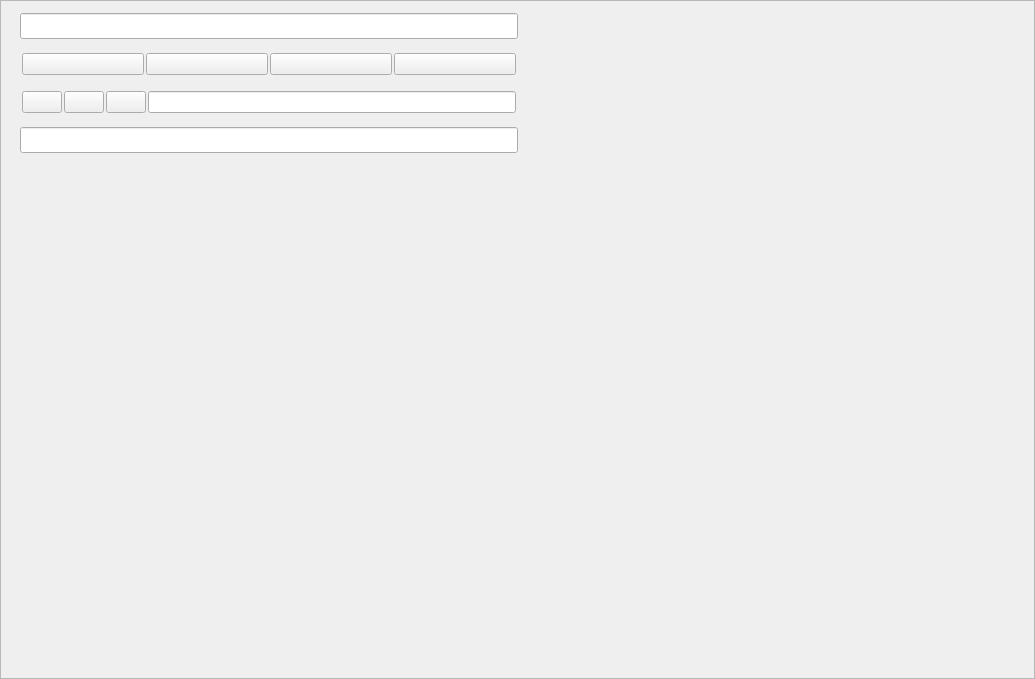
<?xml version="1.0" encoding="UTF-8"?>
<ui version="4.0">
    <class>RaptorOtherPage</class>
    <widget class="QWidget" name="RaptorOtherPage">
        <property name="geometry">
            <rect>
                <x>0</x>
                <y>0</y>
                <width>1035</width>
                <height>679</height>
            </rect>
        </property>
        <property name="windowTitle">
            <string>RaptorOtherPage</string>
        </property>
        <layout class="QVBoxLayout" name="_OtherPageLayout">
            <property name="spacing">
                <number>0</number>
            </property>
            <property name="leftMargin">
                <number>0</number>
            </property>
            <property name="topMargin">
                <number>0</number>
            </property>
            <property name="rightMargin">
                <number>0</number>
            </property>
            <property name="bottomMargin">
                <number>0</number>
            </property>
            <item>
                <widget class="QScrollArea" name="_ScrollArea">
                    <property name="widgetResizable">
                        <bool>true</bool>
                    </property>
                    <widget class="QWidget" name="_Body">
                        <property name="geometry">
                            <rect>
                                <x>0</x>
                                <y>0</y>
                                <width>1033</width>
                                <height>677</height>
                            </rect>
                        </property>
                        <layout class="QHBoxLayout" name="_BodyLayout">
                            <property name="spacing">
                                <number>12</number>
                            </property>
                            <property name="leftMargin">
                                <number>0</number>
                            </property>
                            <property name="topMargin">
                                <number>0</number>
                            </property>
                            <property name="rightMargin">
                                <number>0</number>
                            </property>
                            <property name="bottomMargin">
                                <number>0</number>
                            </property>
                            <item>
                                <widget class="QWidget" name="_OtherPanel" native="true">
                                    <property name="minimumSize">
                                        <size>
                                            <width>100</width>
                                            <height>0</height>
                                        </size>
                                    </property>
                                    <layout class="QGridLayout" name="_OtherPanelLayout">
                                        <property name="leftMargin">
                                            <number>0</number>
                                        </property>
                                        <property name="topMargin">
                                            <number>12</number>
                                        </property>
                                        <property name="rightMargin">
                                            <number>0</number>
                                        </property>
                                        <property name="bottomMargin">
                                            <number>12</number>
                                        </property>
                                        <property name="spacing">
                                            <number>12</number>
                                        </property>
                                        <item row="1" column="0">
                                            <widget class="QLabel" name="_ExpireTip">
                                                <property name="minimumSize">
                                                    <size>
                                                        <width>0</width>
                                                        <height>26</height>
                                                    </size>
                                                </property>
                                                <property name="maximumSize">
                                                    <size>
                                                        <width>16777215</width>
                                                        <height>26</height>
                                                    </size>
                                                </property>
                                                <property name="text">
                                                    <string/>
                                                </property>
                                                <property name="alignment">
                                                    <set>Qt::AlignRight|Qt::AlignTrailing|Qt::AlignVCenter</set>
                                                </property>
                                            </widget>
                                        </item>
                                        <item row="0" column="0">
                                            <widget class="QLabel" name="_NewFolderTemplateTip">
                                                <property name="minimumSize">
                                                    <size>
                                                        <width>0</width>
                                                        <height>26</height>
                                                    </size>
                                                </property>
                                                <property name="maximumSize">
                                                    <size>
                                                        <width>16777215</width>
                                                        <height>26</height>
                                                    </size>
                                                </property>
                                                <property name="text">
                                                    <string/>
                                                </property>
                                                <property name="alignment">
                                                    <set>Qt::AlignRight|Qt::AlignTrailing|Qt::AlignVCenter</set>
                                                </property>
                                            </widget>
                                        </item>
                                        <item row="3" column="0">
                                            <widget class="QLabel" name="_PasswordTip">
                                                <property name="minimumSize">
                                                    <size>
                                                        <width>0</width>
                                                        <height>26</height>
                                                    </size>
                                                </property>
                                                <property name="maximumSize">
                                                    <size>
                                                        <width>16777215</width>
                                                        <height>26</height>
                                                    </size>
                                                </property>
                                                <property name="text">
                                                    <string/>
                                                </property>
                                                <property name="alignment">
                                                    <set>Qt::AlignRight|Qt::AlignTrailing|Qt::AlignVCenter</set>
                                                </property>
                                            </widget>
                                        </item>
                                        <item row="4" column="1">
                                            <widget class="QLineEdit" name="_LinkTemplate">
                                                <property name="minimumSize">
                                                    <size>
                                                        <width>0</width>
                                                        <height>26</height>
                                                    </size>
                                                </property>
                                                <property name="maximumSize">
                                                    <size>
                                                        <width>16777215</width>
                                                        <height>26</height>
                                                    </size>
                                                </property>
                                            </widget>
                                        </item>
                                        <item row="0" column="1">
                                            <widget class="QLineEdit" name="_NewFolderTemplate">
                                                <property name="minimumSize">
                                                    <size>
                                                        <width>0</width>
                                                        <height>26</height>
                                                    </size>
                                                </property>
                                                <property name="maximumSize">
                                                    <size>
                                                        <width>16777215</width>
                                                        <height>26</height>
                                                    </size>
                                                </property>
                                            </widget>
                                        </item>
                                        <item row="5" column="1">
                                            <spacer name="_OtherPanelSpacer">
                                                <property name="orientation">
                                                    <enum>Qt::Vertical</enum>
                                                </property>
                                                <property name="sizeHint" stdset="0">
                                                    <size>
                                                        <width>20</width>
                                                        <height>40</height>
                                                    </size>
                                                </property>
                                            </spacer>
                                        </item>
                                        <item row="3" column="1">
                                            <widget class="QWidget" name="_PasswordPanel" native="true">
                                                <layout class="QHBoxLayout" name="_PasswordLayout">
                                                    <property name="spacing">
                                                        <number>2</number>
                                                    </property>
                                                    <property name="leftMargin">
                                                        <number>2</number>
                                                    </property>
                                                    <property name="topMargin">
                                                        <number>2</number>
                                                    </property>
                                                    <property name="rightMargin">
                                                        <number>2</number>
                                                    </property>
                                                    <property name="bottomMargin">
                                                        <number>2</number>
                                                    </property>
                                                    <item>
                                                        <widget class="QPushButton" name="_Random">
                                                            <property name="minimumSize">
                                                                <size>
                                                                    <width>0</width>
                                                                    <height>22</height>
                                                                </size>
                                                            </property>
                                                            <property name="maximumSize">
                                                                <size>
                                                                    <width>16777215</width>
                                                                    <height>22</height>
                                                                </size>
                                                            </property>
                                                            <property name="text">
                                                                <string/>
                                                            </property>
                                                            <property name="checkable">
                                                                <bool>true</bool>
                                                            </property>
                                                        </widget>
                                                    </item>
                                                    <item>
                                                        <widget class="QPushButton" name="_None">
                                                            <property name="minimumSize">
                                                                <size>
                                                                    <width>0</width>
                                                                    <height>22</height>
                                                                </size>
                                                            </property>
                                                            <property name="maximumSize">
                                                                <size>
                                                                    <width>16777215</width>
                                                                    <height>22</height>
                                                                </size>
                                                            </property>
                                                            <property name="text">
                                                                <string/>
                                                            </property>
                                                            <property name="checkable">
                                                                <bool>true</bool>
                                                            </property>
                                                        </widget>
                                                    </item>
                                                    <item>
                                                        <widget class="QWidget" name="_CustomPanel" native="true">
                                                            <layout class="QHBoxLayout" name="_CustomPanelLayout">
                                                                <property name="spacing">
                                                                    <number>2</number>
                                                                </property>
                                                                <property name="leftMargin">
                                                                    <number>0</number>
                                                                </property>
                                                                <property name="topMargin">
                                                                    <number>0</number>
                                                                </property>
                                                                <property name="rightMargin">
                                                                    <number>0</number>
                                                                </property>
                                                                <property name="bottomMargin">
                                                                    <number>0</number>
                                                                </property>
                                                                <item>
                                                                    <widget class="QPushButton" name="_Custom">
                                                                        <property name="minimumSize">
                                                                            <size>
                                                                                <width>0</width>
                                                                                <height>22</height>
                                                                            </size>
                                                                        </property>
                                                                        <property name="maximumSize">
                                                                            <size>
                                                                                <width>16777215</width>
                                                                                <height>22</height>
                                                                            </size>
                                                                        </property>
                                                                        <property name="text">
                                                                            <string/>
                                                                        </property>
                                                                        <property name="checkable">
                                                                            <bool>true</bool>
                                                                        </property>
                                                                    </widget>
                                                                </item>
                                                                <item>
                                                                    <widget class="QLineEdit" name="_Password">
                                                                        <property name="minimumSize">
                                                                            <size>
                                                                                <width>0</width>
                                                                                <height>22</height>
                                                                            </size>
                                                                        </property>
                                                                        <property name="maximumSize">
                                                                            <size>
                                                                                <width>16777215</width>
                                                                                <height>22</height>
                                                                            </size>
                                                                        </property>
                                                                    </widget>
                                                                </item>
                                                            </layout>
                                                        </widget>
                                                    </item>
                                                </layout>
                                            </widget>
                                        </item>
                                        <item row="4" column="0">
                                            <widget class="QLabel" name="_LinkTemplateTip">
                                                <property name="minimumSize">
                                                    <size>
                                                        <width>0</width>
                                                        <height>26</height>
                                                    </size>
                                                </property>
                                                <property name="maximumSize">
                                                    <size>
                                                        <width>16777215</width>
                                                        <height>26</height>
                                                    </size>
                                                </property>
                                                <property name="text">
                                                    <string/>
                                                </property>
                                                <property name="alignment">
                                                    <set>Qt::AlignRight|Qt::AlignTrailing|Qt::AlignVCenter</set>
                                                </property>
                                            </widget>
                                        </item>
                                        <item row="1" column="1">
                                            <widget class="QWidget" name="_ExpirePanel" native="true">
                                                <layout class="QHBoxLayout" name="_ExpirePanelLayout">
                                                    <property name="spacing">
                                                        <number>2</number>
                                                    </property>
                                                    <property name="leftMargin">
                                                        <number>2</number>
                                                    </property>
                                                    <property name="topMargin">
                                                        <number>2</number>
                                                    </property>
                                                    <property name="rightMargin">
                                                        <number>2</number>
                                                    </property>
                                                    <property name="bottomMargin">
                                                        <number>2</number>
                                                    </property>
                                                    <item>
                                                        <widget class="QPushButton" name="_Week">
                                                            <property name="minimumSize">
                                                                <size>
                                                                    <width>0</width>
                                                                    <height>22</height>
                                                                </size>
                                                            </property>
                                                            <property name="maximumSize">
                                                                <size>
                                                                    <width>16777215</width>
                                                                    <height>22</height>
                                                                </size>
                                                            </property>
                                                            <property name="text">
                                                                <string/>
                                                            </property>
                                                            <property name="checkable">
                                                                <bool>true</bool>
                                                            </property>
                                                        </widget>
                                                    </item>
                                                    <item>
                                                        <widget class="QPushButton" name="_Month">
                                                            <property name="minimumSize">
                                                                <size>
                                                                    <width>0</width>
                                                                    <height>22</height>
                                                                </size>
                                                            </property>
                                                            <property name="maximumSize">
                                                                <size>
                                                                    <width>16777215</width>
                                                                    <height>22</height>
                                                                </size>
                                                            </property>
                                                            <property name="text">
                                                                <string/>
                                                            </property>
                                                            <property name="checkable">
                                                                <bool>true</bool>
                                                            </property>
                                                        </widget>
                                                    </item>
                                                    <item>
                                                        <widget class="QPushButton" name="_Year">
                                                            <property name="minimumSize">
                                                                <size>
                                                                    <width>0</width>
                                                                    <height>22</height>
                                                                </size>
                                                            </property>
                                                            <property name="maximumSize">
                                                                <size>
                                                                    <width>16777215</width>
                                                                    <height>22</height>
                                                                </size>
                                                            </property>
                                                            <property name="text">
                                                                <string/>
                                                            </property>
                                                            <property name="checkable">
                                                                <bool>true</bool>
                                                            </property>
                                                        </widget>
                                                    </item>
                                                    <item>
                                                        <widget class="QPushButton" name="_Never">
                                                            <property name="minimumSize">
                                                                <size>
                                                                    <width>0</width>
                                                                    <height>22</height>
                                                                </size>
                                                            </property>
                                                            <property name="maximumSize">
                                                                <size>
                                                                    <width>16777215</width>
                                                                    <height>22</height>
                                                                </size>
                                                            </property>
                                                            <property name="text">
                                                                <string/>
                                                            </property>
                                                            <property name="checkable">
                                                                <bool>true</bool>
                                                            </property>
                                                        </widget>
                                                    </item>
                                                </layout>
                                            </widget>
                                        </item>
                                    </layout>
                                </widget>
                            </item>
                            <item>
                                <spacer name="_BodySpacer">
                                    <property name="orientation">
                                        <enum>Qt::Horizontal</enum>
                                    </property>
                                    <property name="sizeHint" stdset="0">
                                        <size>
                                            <width>466</width>
                                            <height>20</height>
                                        </size>
                                    </property>
                                </spacer>
                            </item>
                        </layout>
                    </widget>
                </widget>
            </item>
        </layout>
    </widget>
    <resources/>
    <connections/>
</ui>
